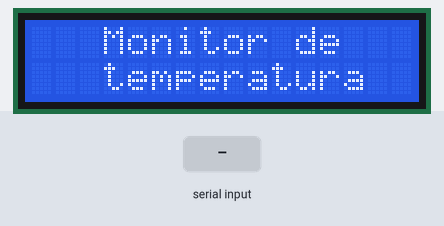
Simulated run of this sketch. Board: ESP8266 (NodeMCU). On the bench: 16×2 character LCD. Inputs (shaded band) come from the test bench. WiFi joins after 1.5 s; servers stay silent unless stated.

Above: at 1.7 s.
At 8.2 s:
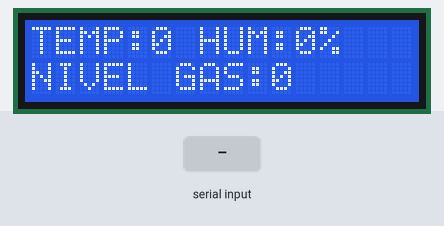
8.3 s: "1" received over Serial
At 9.7 s:
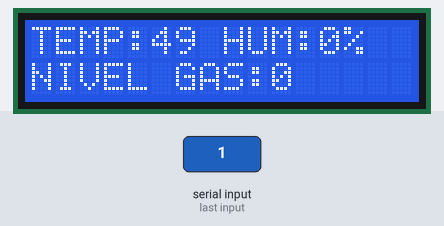
11.3 s: "0" received over Serial
14.3 s: "2" received over Serial
At 16.1 s:
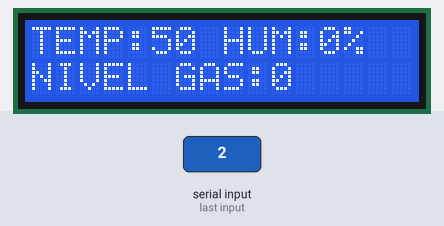
Timing chart, 0 to 17.6 s (numbered marks = the images above; inputs shaded):
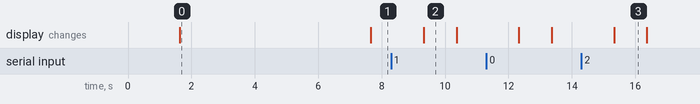

The sketch:

SHPA_UAI_2023_jul18a.ino
```cpp
#include "arduino_secrets.h"
/*
  Sketch generated by the Arduino IoT Cloud Thing "Untitled"
  https://create.arduino.cc/cloud/things/bbed5ea9-d3e4-4efb-b8a5-7f91c1205049

  Arduino IoT Cloud Variables description

  The following variables are automatically generated and updated when changes are made to the Thing

  String calidadAire;
  CloudTemperatureSensor temperatura;
  CloudRelativeHumidity humedad;
  bool calidadAireBool;

  Variables which are marked as READ/WRITE in the Cloud Thing will also have functions
  which are called when their values are changed from the Dashboard.
  These functions are generated with the Thing and added at the end of this sketch.
*/
typedef struct Lecturas
{
  byte temp = 0;
  byte hum = 0;
  byte gas[4] = {0};
};

#include "thingProperties.h"
// WireData - Version: Latest
#include <Wire.h>
// LiquidCrystal I2C - Version: Latest
#include <LiquidCrystal_I2C.h>


#define LCD_I2C_ADDRESS 0x27                      //Direccion del modulo i2c del LCD
#define LCD_DISP_COLS   16                        //Tamaño del LCD (Columnas)
#define LCD_DISP_ROWS   2                         //Tamaño del LCD (Filas)

LiquidCrystal_I2C lcd( LCD_I2C_ADDRESS, LCD_DISP_COLS, LCD_DISP_ROWS ); //Configuramos el LCD

void setup() {
  // Initialize serial and wait for port to open:
  Serial.begin(9600);
  // This delay gives the chance to wait for a Serial Monitor without blocking if none is found
  delay(1500);

  lcd.init();                                   //Iniciamos el lcd.
  lcd.backlight();
  lcd.setCursor (0, 0);
  lcd.print("                ");
  lcd.setCursor (0, 1);
  lcd.print("                ");
  lcd.setCursor (0, 0);
  lcd.print("   Monitor de  ");
  lcd.setCursor (0, 1);
  lcd.print("   temperatura   ");
  delay(5000);
  // Defined in thingProperties.h
  initProperties();

  // Connect to Arduino IoT Cloud
  ArduinoCloud.begin(ArduinoIoTPreferredConnection);

  /*
     The following function allows you to obtain more information
     related to the state of network and IoT Cloud connection and errors
     the higher number the more granular information you’ll get.
     The default is 0 (only errors).
     Maximum is 4
  */
  setDebugMessageLevel(2);
  ArduinoCloud.printDebugInfo();
}

void loop() {
  ArduinoCloud.update();
  struct Lecturas datos;
  receive(&datos);
  temperatura = datos.temp;
  humedad = datos.hum;
  unsigned long gas = getUnsignedLong(datos.gas,0);
  CalcularCalidadAire(gas);
  lcd.setCursor (0, 0);
  lcd.print("TEMP:");
  lcd.print(datos.temp);
  lcd.print(" HUM:");
  lcd.print(datos.hum); lcd.print("% ");
  lcd.setCursor (0, 1);
  lcd.print("NIVEL GAS:");
  lcd.print(gas);lcd.print("    ");
}

bool receive(Lecturas* table)
{
  return (Serial.readBytes((char*)table, sizeof(Lecturas)) == sizeof(Lecturas));
}

void CalcularCalidadAire(int gasLevel)
{
  if(gasLevel == 0)
  {
    calidadAire = "No se recibió info";
    calidadAireBool = false;
    return;
  }
  if (gasLevel < 181)
  {
    calidadAire = "Buena...";
    calidadAireBool = true;
  }
  else if (gasLevel > 181 && gasLevel < 225)
  {
    calidadAire = "Regular...";
    calidadAireBool = true;
  }
  else if (gasLevel > 225 && gasLevel < 300)
  {
    calidadAire = "Mala...";
    calidadAireBool = false;
  }
  else if (gasLevel > 300 && gasLevel < 350)
  {
    calidadAire = "Radioactivo!";
    calidadAireBool = false;
  }
}

unsigned long getUnsignedLong(byte packet[], byte i) {
  unsigned long value = 0;
  value = (value * 256) + packet[i];
  value = (value * 256) + packet[i+1];
  value = (value * 256) + packet[i+2];
  value = (value * 256) + packet[i+3];
  return value;
}
```

arduino_secrets.h
```cpp
#define SECRET_SSID ""
#define SECRET_OPTIONAL_PASS ""
#define SECRET_DEVICE_KEY ""
```

thingProperties.h
```cpp
// Code generated by Arduino IoT Cloud, DO NOT EDIT.

#include <ArduinoIoTCloud.h>
#include <Arduino_ConnectionHandler.h>

const char DEVICE_LOGIN_NAME[]  = "1326cf50-75b0-4871-baaa-cdd05290a0b7";

const char SSID[]               = SECRET_SSID;    // Network SSID (name)
const char PASS[]               = SECRET_OPTIONAL_PASS;    // Network password (use for WPA, or use as key for WEP)
const char DEVICE_KEY[]  = SECRET_DEVICE_KEY;    // Secret device password


String calidadAire;
CloudTemperatureSensor temperatura;
CloudRelativeHumidity humedad;
bool calidadAireBool;

void initProperties(){

  ArduinoCloud.setBoardId(DEVICE_LOGIN_NAME);
  ArduinoCloud.setSecretDeviceKey(DEVICE_KEY);
  ArduinoCloud.addProperty(calidadAire, READ, 1 * SECONDS, NULL);
  ArduinoCloud.addProperty(temperatura, READ, 1 * SECONDS, NULL);
  ArduinoCloud.addProperty(humedad, READ, 1 * SECONDS, NULL);
  ArduinoCloud.addProperty(calidadAireBool, READ, 1 * SECONDS, NULL);

}

WiFiConnectionHandler ArduinoIoTPreferredConnection(SSID, PASS);
```

Measured:
- after the input at 8.3 s, the display: changes after 1.0 s (image 2)
- after the input at 14.3 s, the display: changes after 1.0 s (image 3)
- what the display in image 0 shows lasts 6.1 s, from 1.6 s to 7.7 s
- what the display in image 2 shows lasts 1.1 s, from 9.3 s to 10.4 s
